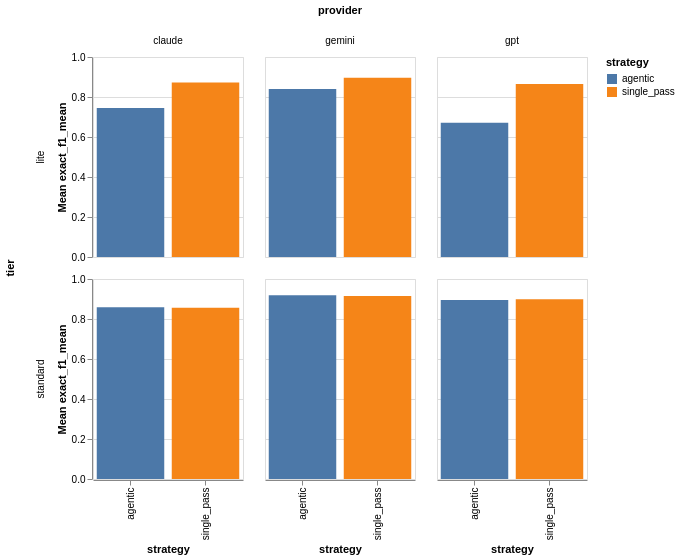

Write notebook code for a chart like this one.
### Markdown cell above
## F1 score results

### Code cell
def make_provider_facet_plot(df: pl.DataFrame, metric: str) -> alt.Chart:
    bars = (
        alt.Chart()
        .mark_bar()
        .encode(
            x="strategy:N",
            y=alt.Y(f"mean({metric}):Q").title(f"Mean {metric}"),
            color="strategy:N",
            tooltip=[f"mean({metric}):Q"],
        )
    )

    error_bars = (
        alt.Chart()
        .mark_errorbar(extent="ci")
        .encode(x="strategy:N", y=alt.Y(f"mean({metric}):Q").title(f"Mean {metric}"))
    )

    return (
        alt.layer(bars, error_bars, data=df)
        .properties(width=150, height=200)
        .facet(column="provider:N", row="tier:N")
    )


make_provider_facet_plot(df_aggregated, "exact_f1_mean")

### Figure 1 — Vega-Lite specification as saved in the notebook (floating-point values rounded to 4 significant figures)
{"config": {"view": {"continuousWidth": 300, "continuousHeight": 300}}, "data": {"name": "data-e6de22a7cac5a3631c0349f46d1df570"}, "facet": {"column": {"field": "provider", "type": "nominal"}, "row": {"field": "tier", "type": "nominal"}}, "spec": {"layer": [{"mark": {"type": "bar"}, "encoding": {"color": {"field": "strategy", "type": "nominal"}, "tooltip": [{"aggregate": "mean", "field": "exact_f1_mean", "type": "quantitative"}], "x": {"field": "strategy", "type": "nominal"}, "y": {"aggregate": "mean", "field": "exact_f1_mean", "title": "Mean exact_f1_mean", "type": "quantitative"}}}, {"mark": {"type": "errorbar", "extent": "ci"}, "encoding": {"x": {"field": "strategy", "type": "nominal"}, "y": {"aggregate": "mean", "field": "exact_f1_mean", "title": "Mean exact_f1_mean", "type": "quantitative"}}}], "height": 200, "width": 150}, "$schema": "https://vega.github.io/schema/vega-lite/v6.1.0.json", "datasets": {"data-e6de22a7cac5a3631c0349f46d1df570": [{"provider": "claude", "tier": "lite", "strategy": "agentic", "modality": "multimodal", "n_docs": 83, "exact_f1_mean": 0.7456, "exact_f1_std": 0.2324, "exact_effective_date_f1_mean": 0.8072, "exact_party_f1_mean": 0.8738, "exact_jurisdiction_f1_mean": 0.6386, "exact_term_f1_mean": 0.6627, "fuzzy_f1_mean": 0.7618, "fuzzy_f1_std": 0.2253, "fuzzy_party_f1_mean": 0.9388, "fuzzy_jurisdiction_f1_mean": 0.6386, "fuzzy_term_f1_mean": 0.6627, "latency_mean": 31.01, "latency_std": 14.13, "latency_median": 28.8, "latency_p95": 56.96, "cost_mean": 0.0106, "cost_std": 0.003937, "cost_total": 0.8799, "tokens_mean": 9575.0, "char_count_mean": 17090.0, "page_count_mean": 5.892}, {"provider": "claude", "tier": "lite", "strategy": "single_pass", "modality": "text", "n_docs": 83, "exact_f1_mean": 0.8719, "exact_f1_std": 0.1665, "exact_effective_date_f1_mean": 0.8554, "exact_party_f1_mean": 0.8732, "exact_jurisdiction_f1_mean": 0.9518, "exact_term_f1_mean": 0.8072, "fuzzy_f1_mean": 0.8884, "fuzzy_f1_std": 0.1589, "fuzzy_party_f1_mean": 0.9271, "fuzzy_jurisdiction_f1_mean": 0.9518, "fuzzy_term_f1_mean": 0.8193, "latency_mean": 16.89, "latency_std": 18.53, "latency_median": 11.4, "latency_p95": 50.57, "cost_mean": 0.006079, "cost_std": 0.003989, "cost_total": 0.5045, "tokens_mean": 5561.0, "char_count_mean": 17090.0, "page_count_mean": 5.892}, {"provider": "claude", "tier": "standard", "strategy": "agentic", "modality": "multimodal", "n_docs": 83, "exact_f1_mean": 0.8586, "exact_f1_std": 0.17, "exact_effective_date_f1_mean": 0.9157, "exact_party_f1_mean": 0.8803, "exact_jurisdiction_f1_mean": 0.8193, "exact_term_f1_mean": 0.8193, "fuzzy_f1_mean": 0.8756, "fuzzy_f1_std": 0.1552, "fuzzy_party_f1_mean": 0.9483, "fuzzy_jurisdiction_f1_mean": 0.8193, "fuzzy_term_f1_mean": 0.8193, "latency_mean": 64.63, "latency_std": 32.45, "latency_median": 60.79, "latency_p95": 113.9, "cost_mean": 0.03779, "cost_std": 0.01896, "cost_total": 3.137, "tokens_mean": 11520.0, "char_count_mean": 17090.0, "page_count_mean": 5.892}, {"provider": "claude", "tier": "standard", "strategy": "single_pass", "modality": "text", "n_docs": 83, "exact_f1_mean": 0.8568, "exact_f1_std": 0.232, "exact_effective_date_f1_mean": 0.8675, "exact_party_f1_mean": 0.8369, "exact_jurisdiction_f1_mean": 0.9157, "exact_term_f1_mean": 0.8072, "fuzzy_f1_mean": 0.8738, "fuzzy_f1_std": 0.2294, "fuzzy_party_f1_mean": 0.8928, "fuzzy_jurisdiction_f1_mean": 0.9157, "fuzzy_term_f1_mean": 0.8193, "latency_mean": 33.34, "latency_std": 40.64, "latency_median": 19.57, "latency_p95": 133.8, "cost_mean": 0.02089, "cost_std": 0.01833, "cost_total": 1.734, "tokens_mean": 6352.0, "char_count_mean": 17090.0, "page_count_mean": 5.892}, {"provider": "gemini", "tier": "lite", "strategy": "agentic", "modality": "multimodal", "n_docs": 83, "exact_f1_mean": 0.84, "exact_f1_std": 0.1737, "exact_effective_date_f1_mean": 0.9036, "exact_party_f1_mean": 0.8421, "exact_jurisdiction_f1_mean": 0.8795, "exact_term_f1_mean": 0.7349, "fuzzy_f1_mean": 0.8616, "fuzzy_f1_std": 0.1673, "fuzzy_party_f1_mean": 0.9282, "fuzzy_jurisdiction_f1_mean": 0.8795, "fuzzy_term_f1_mean": 0.7349, "latency_mean": 5.555, "latency_std": 1.641, "latency_median": 5.141, "latency_p95": 9.192, "cost_mean": 0.002639, "cost_std": 0.001367, "cost_total": 0.219, "tokens_mean": 9963.0, "char_count_mean": 17090.0, "page_count_mean": 5.892}, {"provider": "gemini", "tier": "lite", "strategy": "single_pass", "modality": "text", "n_docs": 83, "exact_f1_mean": 0.8957, "exact_f1_std": 0.1515, "exact_effective_date_f1_mean": 0.9036, "exact_party_f1_mean": 0.8718, "exact_jurisdiction_f1_mean": 0.9759, "exact_term_f1_mean": 0.8313, "fuzzy_f1_mean": 0.9112, "fuzzy_f1_std": 0.1453, "fuzzy_party_f1_mean": 0.9338, "fuzzy_jurisdiction_f1_mean": 0.9759, "fuzzy_term_f1_mean": 0.8313, "latency_mean": 1.414, "latency_std": 0.2595, "latency_median": 1.339, "latency_p95": 1.947, "cost_mean": 0.001075, "cost_std": 0.0004489, "cost_total": 0.08919, "tokens_mean": 3865.0, "char_count_mean": 17090.0, "page_count_mean": 5.892}, {"provider": "gemini", "tier": "standard", "strategy": "agentic", "modality": "multimodal", "n_docs": 83, "exact_f1_mean": 0.9184, "exact_f1_std": 0.1258, "exact_effective_date_f1_mean": 0.9398, "exact_party_f1_mean": 0.8783, "exact_jurisdiction_f1_mean": 0.9759, "exact_term_f1_mean": 0.8795, "fuzzy_f1_mean": 0.9364, "fuzzy_f1_std": 0.112, "fuzzy_party_f1_mean": 0.9503, "fuzzy_jurisdiction_f1_mean": 0.9759, "fuzzy_term_f1_mean": 0.8795, "latency_mean": 14.57, "latency_std": 8.971, "latency_median": 11.88, "latency_p95": 31.29, "cost_mean": 0.01063, "cost_std": 0.006469, "cost_total": 0.8827, "tokens_mean": 16210.0, "char_count_mean": 17090.0, "page_count_mean": 5.892}, {"provider": "gemini", "tier": "standard", "strategy": "single_pass", "modality": "text", "n_docs": 83, "exact_f1_mean": 0.9153, "exact_f1_std": 0.1256, "exact_effective_date_f1_mean": 0.9277, "exact_party_f1_mean": 0.8783, "exact_jurisdiction_f1_mean": 0.9759, "exact_term_f1_mean": 0.8795, "fuzzy_f1_mean": 0.9364, "fuzzy_f1_std": 0.1107, "fuzzy_party_f1_mean": 0.9503, "fuzzy_jurisdiction_f1_mean": 0.9759, "fuzzy_term_f1_mean": 0.8916, "latency_mean": 9.789, "latency_std": 9.943, "latency_median": 7.337, "latency_p95": 30.07, "cost_mean": 0.00748, "cost_std": 0.006002, "cost_total": 0.6208, "tokens_mean": 5642.0, "char_count_mean": 17090.0, "page_count_mean": 5.892}, {"provider": "gpt", "tier": "lite", "strategy": "agentic", "modality": "multimodal", "n_docs": 83, "exact_f1_mean": 0.6715, "exact_f1_std": 0.2933, "exact_effective_date_f1_mean": 0.7831, "exact_party_f1_mean": 0.8186, "exact_jurisdiction_f1_mean": 0.5181, "exact_term_f1_mean": 0.5663, "fuzzy_f1_mean": 0.6822, "fuzzy_f1_std": 0.2898, "fuzzy_party_f1_mean": 0.8613, "fuzzy_jurisdiction_f1_mean": 0.5181, "fuzzy_term_f1_mean": 0.5663, "latency_mean": 11.36, "latency_std": 23.95, "latency_median": 4.542, "latency_p95": 75.36, "cost_mean": 0.005846, "cost_std": 0.00267, "cost_total": 0.4852, "tokens_mean": 8515.0, "char_count_mean": 17090.0, "page_count_mean": 5.892}, {"provider": "gpt", "tier": "lite", "strategy": "single_pass", "modality": "text", "n_docs": 83, "exact_f1_mean": 0.8651, "exact_f1_std": 0.182, "exact_effective_date_f1_mean": 0.8193, "exact_party_f1_mean": 0.8582, "exact_jurisdiction_f1_mean": 0.9277, "exact_term_f1_mean": 0.8554, "fuzzy_f1_mean": 0.8806, "fuzzy_f1_std": 0.1694, "fuzzy_party_f1_mean": 0.9081, "fuzzy_jurisdiction_f1_mean": 0.9277, "fuzzy_term_f1_mean": 0.8675, "latency_mean": 2.577, "latency_std": 8.296, "latency_median": 1.046, "latency_p95": 3.95, "cost_mean": 0.003209, "cost_std": 0.001399, "cost_total": 0.2664, "tokens_mean": 4115.0, "char_count_mean": 17090.0, "page_count_mean": 5.892}, {"provider": "gpt", "tier": "standard", "strategy": "agentic", "modality": "multimodal", "n_docs": 83, "exact_f1_mean": 0.8954, "exact_f1_std": 0.1654, "exact_effective_date_f1_mean": 0.8675, "exact_party_f1_mean": 0.8706, "exact_jurisdiction_f1_mean": 0.9639, "exact_term_f1_mean": 0.8795, "fuzzy_f1_mean": 0.9149, "fuzzy_f1_std": 0.1569, "fuzzy_party_f1_mean": 0.9366, "fuzzy_jurisdiction_f1_mean": 0.9639, "fuzzy_term_f1_mean": 0.8916, "latency_mean": 8.452, "latency_std": 7.748, "latency_median": 7.422, "latency_p95": 10.85, "cost_mean": 0.02412, "cost_std": 0.005973, "cost_total": 2.002, "tokens_mean": 10670.0, "char_count_mean": 17090.0, "page_count_mean": 5.892}, {"provider": "gpt", "tier": "standard", "strategy": "single_pass", "modality": "text", "n_docs": 83, "exact_f1_mean": 0.8989, "exact_f1_std": 0.1541, "exact_effective_date_f1_mean": 0.9157, "exact_party_f1_mean": 0.8606, "exact_jurisdiction_f1_mean": 0.9518, "exact_term_f1_mean": 0.8675, "fuzzy_f1_mean": 0.9229, "fuzzy_f1_std": 0.1382, "fuzzy_party_f1_mean": 0.9326, "fuzzy_jurisdiction_f1_mean": 0.9518, "fuzzy_term_f1_mean": 0.8916, "latency_mean": 2.069, "latency_std": 2.926, "latency_median": 1.573, "latency_p95": 2.992, "cost_mean": 0.01094, "cost_std": 0.004249, "cost_total": 0.9083, "tokens_mean": 4148.0, "char_count_mean": 17090.0, "page_count_mean": 5.892}]}}
